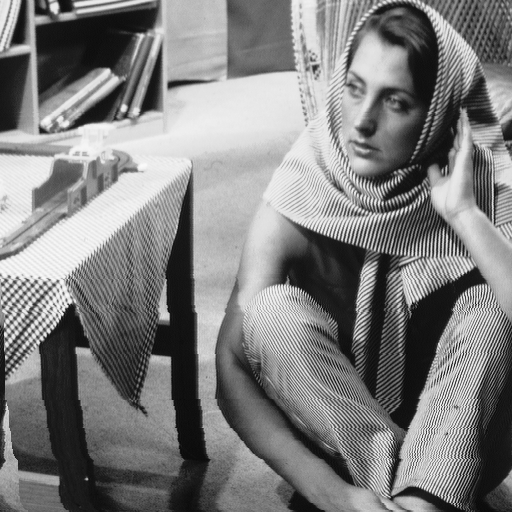
%> input picture Images/barbara_gray.bmp, 512 x 512 px
$ octave Question1.m   (GNU Octave 9; MATLAB toolbox functions it lacks are replaced by stand-ins)
%> lines starting %> are read from the running program, lines starting %| are printed output that depends on the picture; in (x1, y1, x2, y2) boxes, pixels count from 0 and x2, y2 are one past the last pixel; in counts of white or black regions, pixels touching at a corner belong together; the program's own positions count from 1
%Qestion 1 - Salt Pepper noise removal using Median Filter

im=imread('Images/barbara_gray.bmp');
%> im is the input picture: size 512x512 uint8; min 7, max 250, mean 126.6
[m,n]=size(im);
%> m = 512; n = 512

for i=(1:400)
row=round((m-1).*rand() + 1);
column=round((n-1).*rand() + 1);

if(im(row,column)>127)
    im(row,column)=0;
else
    im(row,column)=255;
end
end
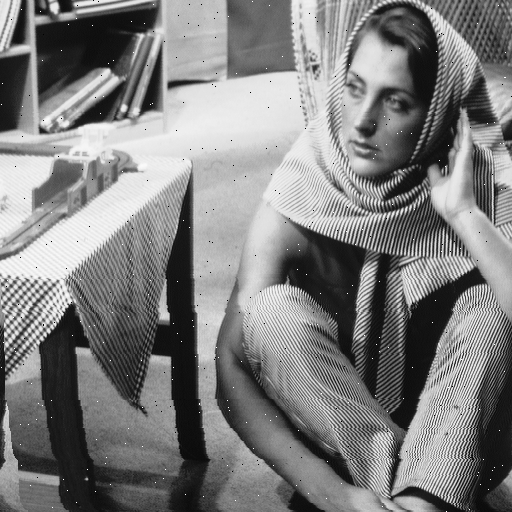
%> im: size 512x512 uint8; 0.15% of pixels changed, all inside (x1, y1, x2, y2) = (1, 0, 512, 512)
figure(1)
imshow(im);

im1=[zeros(1,n);im;zeros(1,n)];
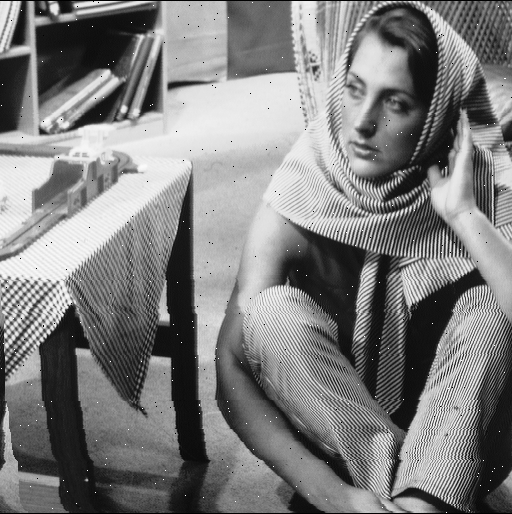
%> im1: size 514x512 uint8; min 0, max 255, mean 126.1
im2=[zeros(m+2,1),im1,zeros(m+2,1)];
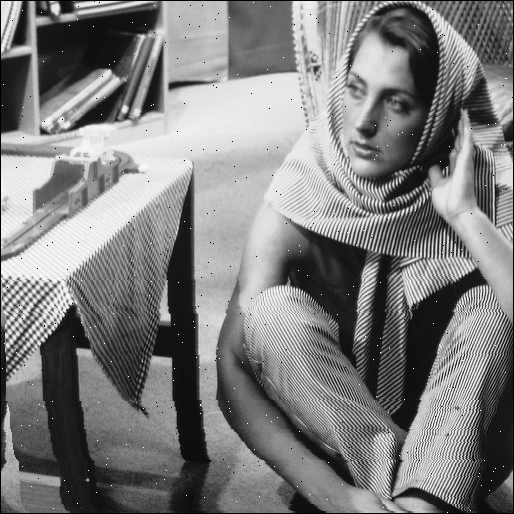
%> im2: size 514x514 uint8; min 0, max 255, mean 125.6
result=zeros(m,n);

%> (the run ends here)
